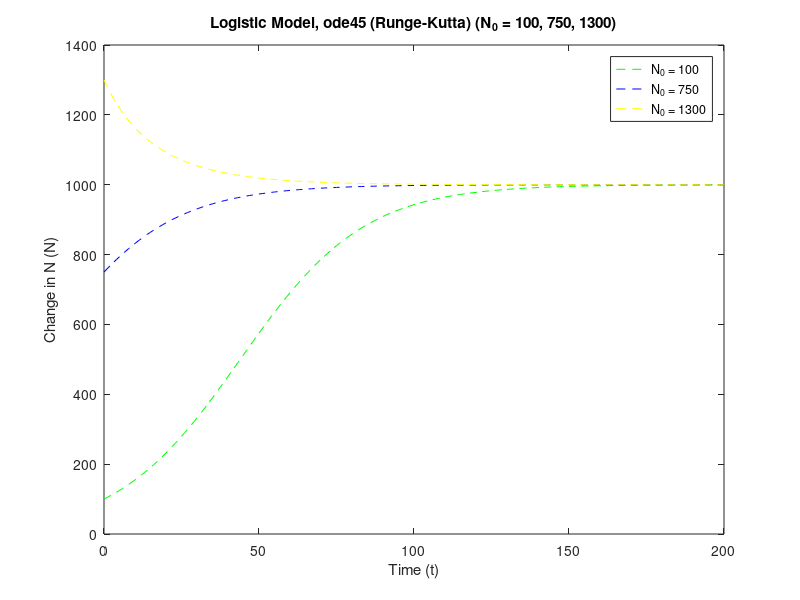
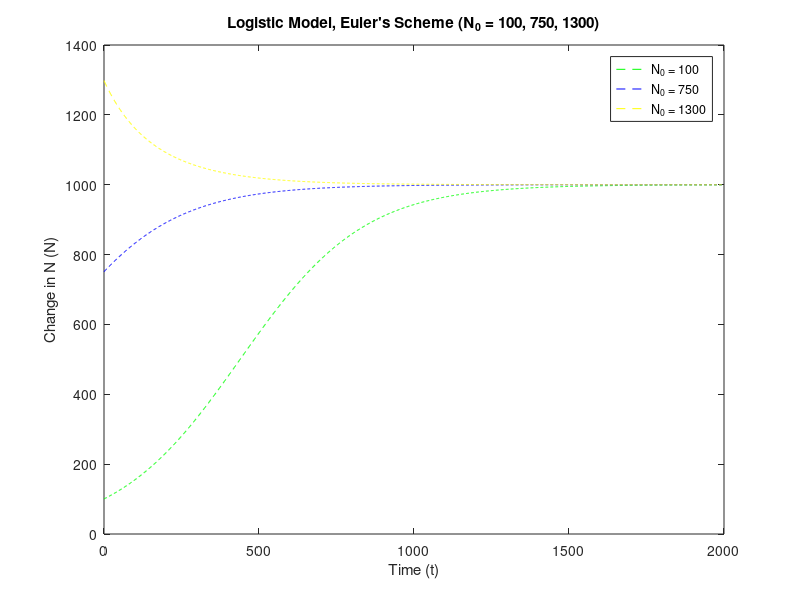
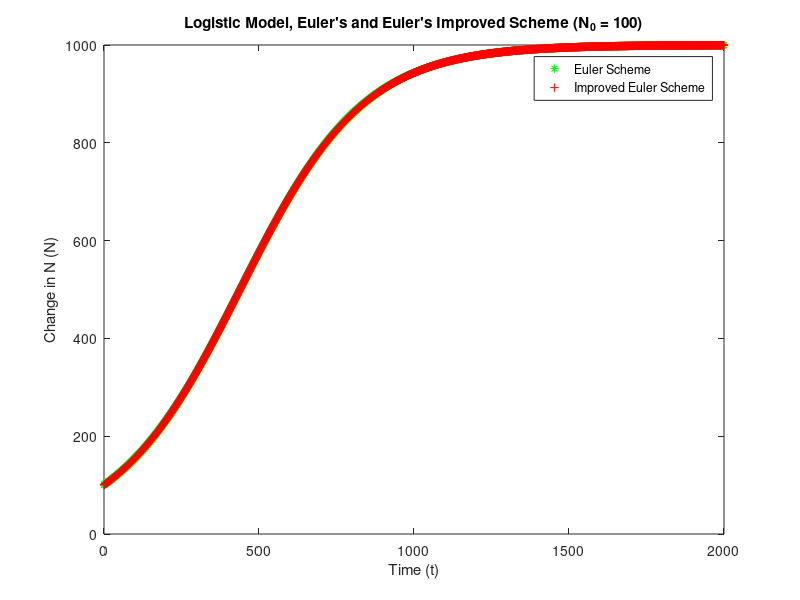

MATLAB code to generate these figures, in order:
% Problem 2, HW 1
% Roxanne Lutz
% 9/3/25
% MATH375
clc, clearvars
close all

% --------------------------------------
% solve the initial value problem given
% by logistic model:
% N' = rN(1-(N/K)), N(0) = N_0
% using built in ODE45
% --------------------------------------

% --------------------------------------
% plot part (a):
% use: r = 0.05, K = 1000, N_0 = 100
% to find solution and plot.
% plot on domain [0, T_f].
% change values of N_0 to 750, 1300...
% --------------------------------------


t_f = 200; % setting to 200 shows convergence clearly
ts = [0:t_f]

% given values of r and K
r = 0.05;
K = 1000;

% show different initial values and how it affects
N_0_1 = 100;
N_0_2 = 750;
N_0_3 = 1300;

% the given model:
% N' = rN(1-(N/K)), N(0) = N_0
N_prime = @(t, N) r * N * (1 - N/K);

% solve the ode with the runge-kutta scheme, ode45
[t1, N1_rk] = ode45(N_prime, ts, N_0_1);
[t2, N2_rk] = ode45(N_prime, ts, N_0_2);
[t3, N3_rk] = ode45(N_prime, ts, N_0_3);

% plot the models
figure(1);

plot(t1, N1_rk, 'g--'); hold on;
plot(t2, N2_rk, 'b--'); hold on;
plot(t3, N3_rk, 'y--'); hold on;

legend('N_0 = 100', 'N_0 = 750', 'N_0 = 1300');
xlabel('Time (t)');
ylabel('Change in N (N)');
title('Logistic Model, ode45 (Runge-Kutta) (N_0 = 100, 750, 1300)');

% --------------------------------------
% plot part (b):
% repeat part (a) but by implementing 
% Euler's scheme.
% --------------------------------------

% Euler's base scheme is as follows:
% x_n+1 = x_n + dt * f'(x_n), x(0) = x_0

% implementing Eulers:
t_f = 2000; % note: 10 times the steps needed to see convergence
ts = [0:t_f];

% initial value: 100
N_0 = 100;
N_curr = N_0;
N_next = N_0;
N1_eu = zeros(size(ts)); N1_eu(1) = N_curr;
dt = 0.1; % setting based on class work

for t = ts;
    N_next = N_curr + dt * N_prime(t, N_curr);
    N1_eu(t + 1) = N_next;
    N_curr = N_next;
end;

% initial value: 750
N_0 = 750;
N_curr = N_0;
N_next = N_0;
N2_eu = zeros(size(ts));
dt = 0.1; % setting based on class work

for t = ts;
    N_next = N_curr + dt * N_prime(t, N_curr);
    N2_eu(t + 1) = N_next;
    N_curr = N_next;
end;

% initial value: 1300
N_0 = 1300;
N_curr = N_0;
N_next = N_0;
N3_eu = zeros(size(ts));
dt = 0.1; % setting based on class work

for t = ts;
    N_next = N_curr + dt * N_prime(t, N_curr);
    N3_eu(t + 1) = N_next;
    N_curr = N_next;
end;

% plot euler's scheme

figure(2);

plot(ts, N1_eu, 'g--', ts, N2_eu, 'b--', ts, N3_eu, 'y--'); hold on;

legend('N_0 = 100', 'N_0 = 750', 'N_0 = 1300');
xlabel('Time (t)');
ylabel('Change in N (N)');
title("Logistic Model, Euler's Scheme (N_0 = 100, 750, 1300)");

% --------------------------------------
% plot part (c):
% use a single initial condition
% and plot both Euler's and Improved Eulers.
% --------------------------------------

% we will choose N_0 = 100

% implement improved Eulers

t_f = 2000; 
ts = [0:t_f];

N_0 = 100;
N_curr = N_0;
N_next = N_0;
N_tilde = N_0;
N1_euImproved = zeros(size(ts));
dt = 0.1; % setting based on class work

for t = ts;
    N_tilde = N_curr + dt * N_prime(t, N_curr);
    N_next = N_curr + (dt / 2) * (N_prime(t, N_curr) + N_prime(t, N_tilde));
    N1_euImproved(t + 1) = N_next;
    N_curr = N_next;
end;

% plot improved euler against euler at N_0 = 100

figure(3);

plot(ts, N1_eu, 'g*', ts, N1_euImproved, 'r+'); hold on;

legend('Euler Scheme', 'Improved Euler Scheme');
xlabel('Time (t)');
ylabel('Change in N (N)');
title("Logistic Model, Euler's and Euler's Improved Scheme (N_0 = 100)");
